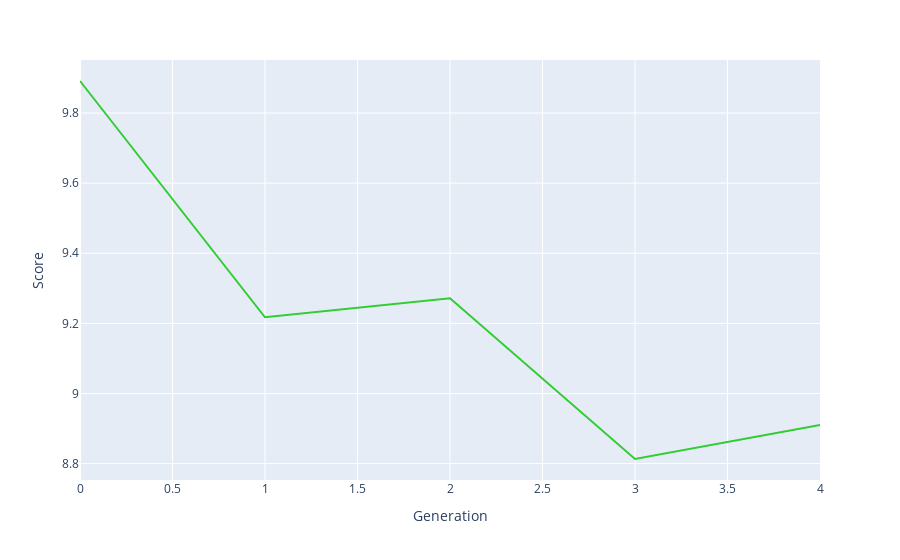

The code cell stored with this chart in its notebook:
### Code cell
bestRankDF = pd.DataFrame(bestRank, columns=['Score', 'Schedule'])
bestRank
bestRankDF['Generation'] = bestRankDF.index.values
fig = px.line(bestRankDF, x='Generation', y='Score',hover_data=['Schedule'])
fig.update_traces(line_color='LimeGreen')
fig.show()
fileName = f'p{popSize}g{generations}n{nSwaps}.html'
fig.write_html(f'charts/{fileName}', include_plotlyjs="cdn")

### Figure 1 — Plotly figure (JSON) as saved in the notebook; plotly's stock layout.template omitted (floating-point values rounded to 4 significant figures; data arrays with more than 128 entries replaced by an {"elided": "..."} marker saying what was removed)
{"data": [{"customdata": {"elided": "5x1x48 int values"}, "hovertemplate": "Generation=%{x}<br>Score=%{y}<br>Schedule=%{customdata[0]}<extra></extra>", "legendgroup": "", "line": {"color": "LimeGreen", "dash": "solid"}, "marker": {"symbol": "circle"}, "mode": "lines", "name": "", "orientation": "v", "showlegend": false, "type": "scatter", "x": [0, 1, 2, 3, 4], "xaxis": "x", "y": [9.891, 9.217, 9.271, 8.813, 8.91], "yaxis": "y"}], "layout": {"legend": {"tracegroupgap": 0}, "margin": {"t": 60}, "xaxis": {"anchor": "y", "domain": [0, 1], "title": {"text": "Generation"}}, "yaxis": {"anchor": "x", "domain": [0, 1], "title": {"text": "Score"}}}}
